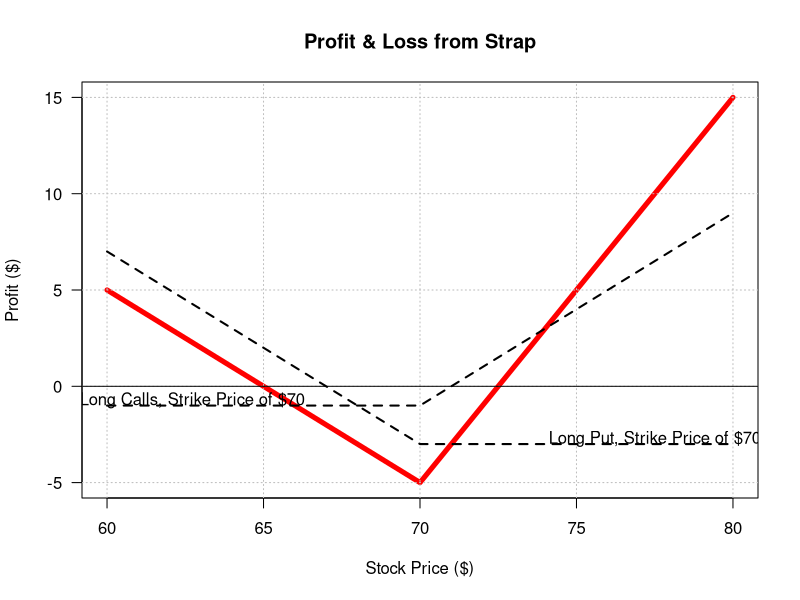

The R script that drew this image:
combo.strap <- function(k, call, put){ # Straddle Combination of Calls
  
  C <- rbind(cbind(seq(k - 10, k, 1), -call),
             cbind(seq(k + 1, k + 10, 1), seq(10) - call)) # Long Call
  
  P <- rbind(cbind(seq(k - 10, k - 1, 1), put - seq(-5, 4, 1) - 1),
             cbind(seq(k, k + 10, 1), -put)) # Long Put
  
  colnames(C) <- c("Stock Price", "Profit from Long Call") # Column names
  colnames(P) <- c("Stock Price", "Profit from Long Put")
  
  DF <- merge(C, P, by = "Stock Price") # Merge stock and option data frames
  
  DF$`Total Payoff` <- 2 * DF[,2] + DF[,3] # Total Pay-off column
  
  plot(x = DF[,1], y = DF[,4], las = 1, ylab = "Profit ($)", type = "l",
       xlab = "Stock Price ($)", ylim = c(min(DF[,4]), max(DF[,4])), 
       main = "Profit & Loss from Strap", lwd = 5, col = "red")
  
  grid(nx = NULL, ny = NULL, col = "grey", lty = 3) # grid
  
  abline(h = 0) # Break Even line and lines for calls below
  
  for (n in 2:3){ lines(x = DF[,1], y = DF[,n], lwd = 2, lty = 2) } 
  
  text(x = k + 7.5, y = 0.25 - put,
       sprintf("Long Put, Strike Price of $%s", k)) # Short Put
  text(x = k - 7.5, y = 0.25 - call,
       sprintf("2 Long Calls, Strike Price of $%s", k)) # First Long Put
  
  DF # Display data frame of pay-off
}
combo.strap(70, 1, 3) # Test
